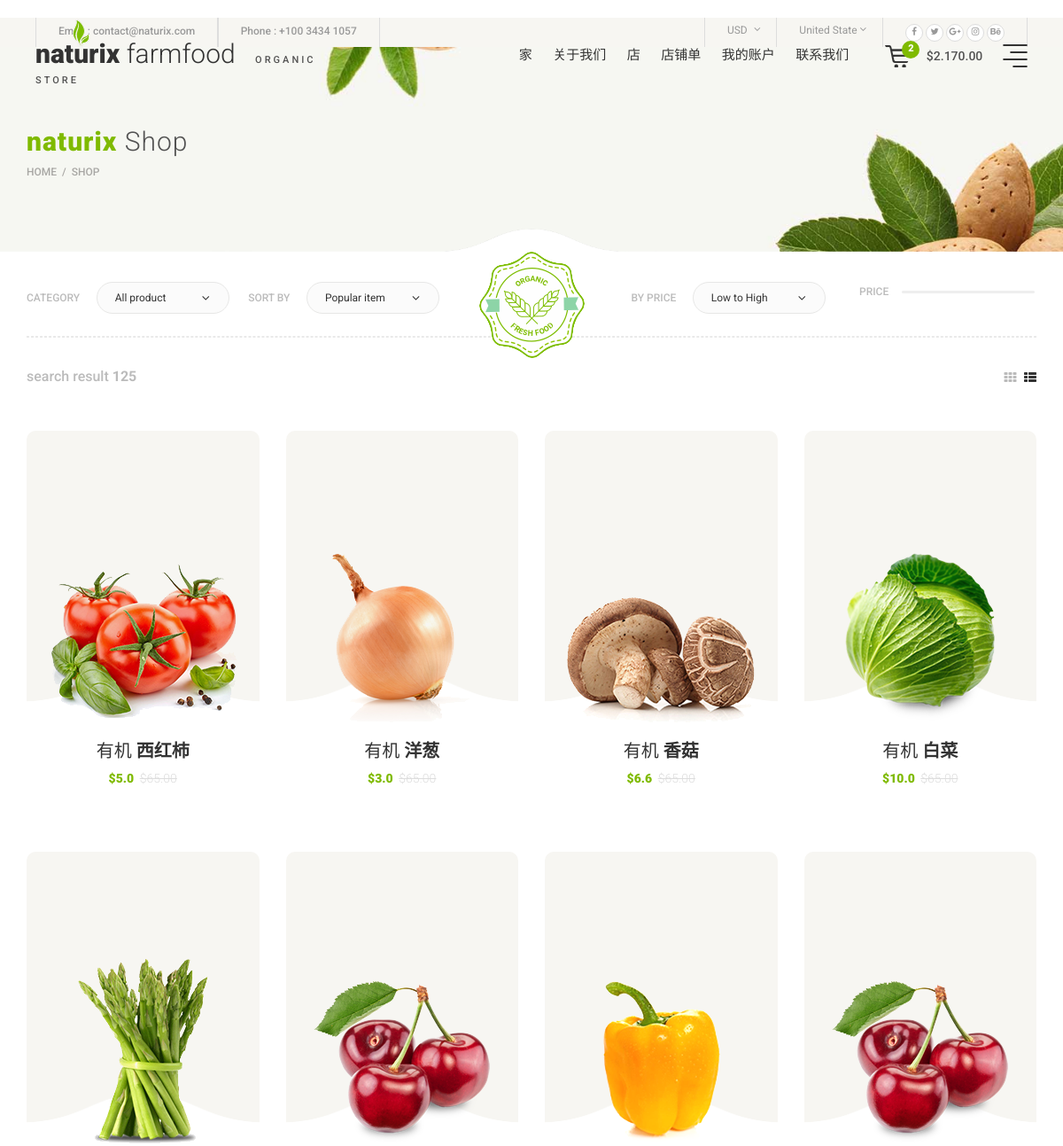
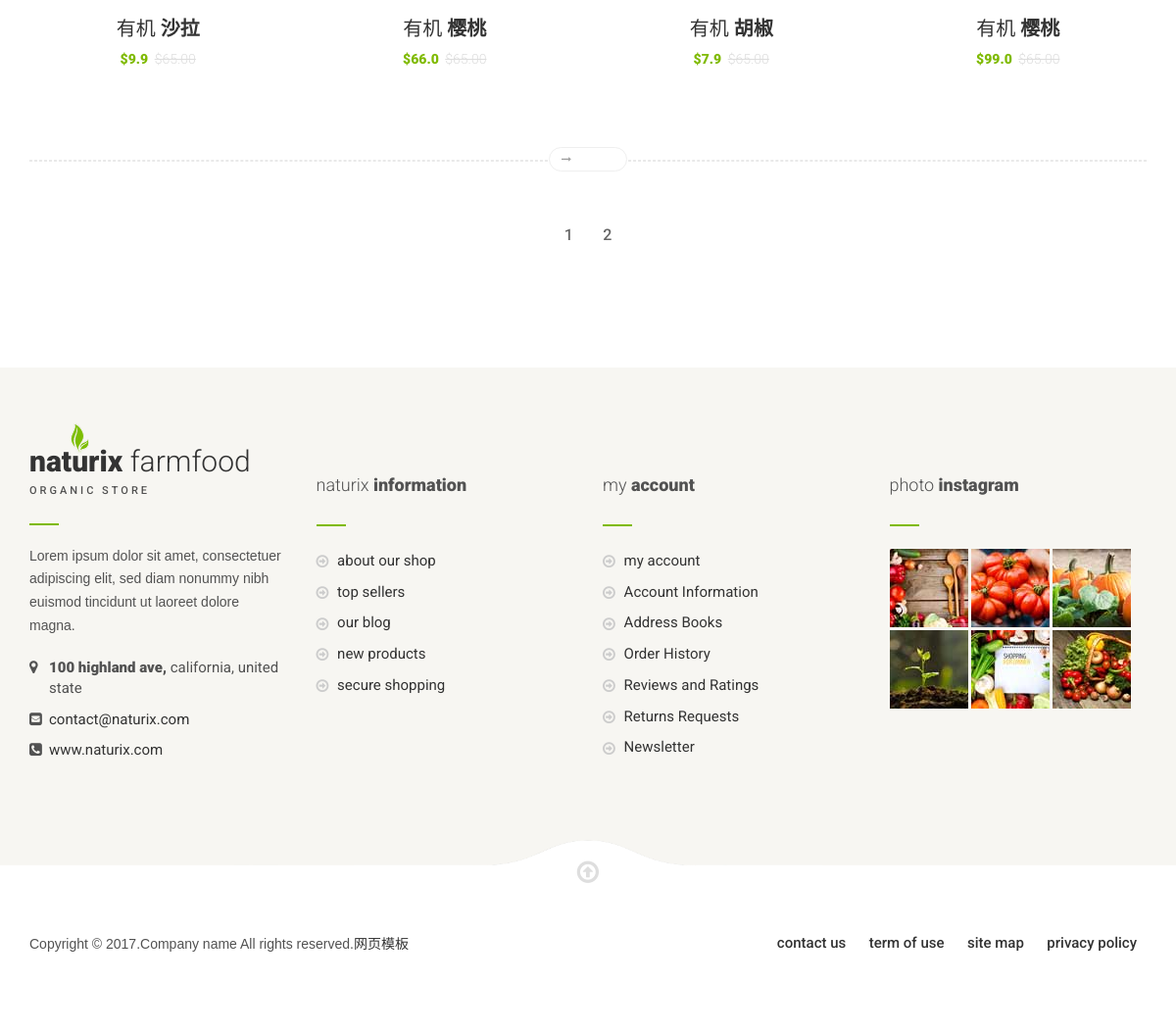
The app's page /shop/ with its own data (2 pictures, top to bottom).
### apps/shop/models.py (models this page shows, shortened)
class Goods(models.Model):
    name = models.CharField(max_length=20, verbose_name="商品名")
    img = models.ImageField(upload_to='img',verbose_name="商品图片")
    price = models.FloatField(verbose_name="价格")
    describe = models.CharField(max_length=100, verbose_name="描述")
    category = models.ForeignKey(Category, on_delete=models.CASCADE, verbose_name="分类")
    tags = models.ManyToManyField(Tag)

### apps/shop/views.py (the view)
# urls.py: url(r'^shop/$', views.shop, name='shop'),
def shop(request):
    goods = Goods.objects.all()
    paginator = Paginator(goods, 8)
    paginators = Paginator(goods, 6)
    num = request.GET.get("pagenum", 1)
    page = paginator.get_page(num)
    pages = paginators.get_page(num)
    return render(request, 'shop.html', locals())

### templates/shop.html (shortened to what this page needs)
﻿{% extends 'base.html' %}
{% block header %}
<div class="header-topbar">
    <div class="container-fluid">
        <div class="left">
            <ul class="top-nav">
                <li>
                    <span>Email : </span> <a href="#">contact@naturix.com </a>
                </li>
                <li> Phone : +100 3434 1057</li>
            </ul>
        </div>
        <div class="right">
            <ul class="top-nav">
                <li>
                    <form action="#" class="currency">
                        <div class="search-selectpicker selectpicker-wrapper">
                            <select class="selectpicker input-price" data-width="100%"
                                    data-toggle="tooltip">
                                <option>USD</option>
                            </select>
                        </div>
                    </form>
                </li>
                <li>
                    <form action="#" class="currency">
                        <div class="search-selectpicker selectpicker-wrapper">
                            <select class="selectpicker input-price" data-width="100%"
                                    data-toggle="tooltip">
                                <option>United State</option>
                            </select>
                        </div>
                    </form>
                </li>
                <li class="social-icon">
                    <a href="#" class="fa fa-facebook"></a>
                    <a href="#" class="fa fa-twitter"></a>
                    <a href="#" class="fa fa-google-plus"></a>
                    <a href="#" class="fa fa-instagram"></a>
                    <a href="#" class="fa fa-behance"></a>
                </li>
            </ul>
        </div>
    </div>
</div>
{% endblock %}
{% block main %}
<section class="breadcrumb-bg">
    <div class="theme-container container ">
        <div class="site-breadcumb white-clr">
            <h2 class="section-title"><strong class="clr-txt">naturix </strong> <span
                    class="light-font">Shop </span></h2>
            <ol class="breadcrumb breadcrumb-menubar">
                <li><a href="#"> Home </a> SHOP</li>
            </ol>
        </div>
    </div>
</section>
<section class="shop-wrap sec-space-bottom">
    <div class="pattern">
        <img alt="" src="/static/assets/img/icons/white-pattern.png">
    </div>
    <div class="container rel-div">
        <div class="row sort-bar">
            <div class="icon"><img alt="" src="/static/assets/img/logo/logo-2.png"/></div>
            <div class="col-lg-6">
                <div class="sort-dropdown left">
                    <span>CATEGORY</span>
                    <div class="search-selectpicker selectpicker-wrapper">
                        <select class="selectpicker input-price" data-width="100%"
                                data-toggle="tooltip">
                            <option>All product</option>
                        </select>
                    </div>
                </div>
                <div class="sort-dropdown">
                    <span>SORT BY</span>
                    <div class="search-selectpicker selectpicker-wrapper">
                        <select class="selectpicker input-price" data-width="100%"
                                data-toggle="tooltip">
                            <option>Popular item</option>
                        </select>
                    </div>
                </div>
            </div>
            <div class="col-lg-5 right">
                <div class="sort-dropdown">
                    <span>BY PRICE</span>
                    <div class="search-selectpicker selectpicker-wrapper">
                        <select class="selectpicker input-price" data-width="100%"
                                data-toggle="tooltip">
                            <option> Low to High</option>
                        </select>
                    </div>
                </div>
                <div class="sort-range">
                    <span>PRICE</span>
                    <div id="price-range"></div>
                </div>
            </div>
        </div>
        <div class="result-bar block-inline">
            <h4 class="result-txt">search result <b> 125 </b></h4>
            <ul class="view-tabs">
                <li class="active">
                    <a href="#grid-view" data-toggle="tab">
                        <i class="fa fa-th"></i>
                    </a>
                </li>
                <li class="">
                    <a href="#list-view" data-toggle="tab">
                        <i class="fa fa-th-list"></i>
                    </a>
                </li>
            </ul>
        </div>
        <div class="tab-content shop-content">
            <div id="grid-view" class="tab-pane fade active in" role="tabpanel">
                <div class="row">
                    {% for g in page.object_list %}
                    <div class="col-lg-3 col-md-4 col-sm-6">
                        <div class="product-box">
                            <div class="product-media">
                                <img class="prod-img" alt="" src="/media/{{g.img}}"/>
                            </div>
                            <div class="product-caption">
                                <h3 class="product-title">
                                    <a href="#"> <span class="light-font"> 有机 </span> <strong>{{g.name}}</strong></a>
                                </h3>
                                <div class="price">
                                    <strong class="clr-txt">${{g.price}} </strong>
                                    <del class="light-font">$65.00</del>
                                </div>
                            </div>
                        </div>
                    </div>
                    {% endfor %}
                </div>
                <div class="rel-div pt-50">
                    <div class="nav-page">
                        {% if page.has_next %}
                        <a href="?pagenum={{page.next_page_number}}" class="fa fa-long-arrow-right right"></a>
                        {% endif %}
                    </div>
                </div>
                <div class="pagination-wrap">
                    <ul class="pagintn">
                        {% for pn in page.paginator.page_range %}
                        {% if pn == page.number %}
                        <li class="current"><a href="?pagenum={{pn}}">{{pn}}</a></li>
                        {% else %}
                        <li><a href="?pagenum={{pn}}">{{pn}}</a></li>
                        {% endif %}
                        {% endfor %}
                    </ul>
                </div>
            </div>
        </div>
    </div>
</section>
{% endblock %}

### templates/base.html (shortened to what this page needs)
<!DOCTYPE html>
<html lang="en">
<head>
    <link href="/static/assets/css/plugin/font-awesome.min.css" rel="stylesheet" type="text/css">
    <link href="/static/assets/css/plugin/bootstrap.min.css" rel="stylesheet" type="text/css">
    <link href="/static/assets/css/plugin/bootstrap-select.min.css" rel="stylesheet" type="text/css">
    <link href="/static/assets/css/plugin/owl.carousel.css" rel="stylesheet" type="text/css">
    <link href="/static/assets/css/plugin/animate.css" rel="stylesheet" type="text/css">
    <link href="/static/assets/css/plugin/subscribe-better.css" rel="stylesheet" type="text/css">
    <link href="/static/assets/css/style.css" rel="stylesheet" type="text/css">
</head>
<body id="home" class="wide">
<main class="wrapper home-wrap">
    {% block header %}
    {% endblock %}
    <header class="main-header">
        <div class="container-fluid rel-div">
            <div class="col-lg-4 col-sm-8">
                <div class="main-logo">
                    <a href="index.html"> <strong>naturix <img src="/static/assets/img/icons/logo-icon.png" alt=""/>
                    </strong> <span class="light-font">farmfood</span> </a>
                    <span class="medium-font">ORGANIC STORE</span>
                </div>
            </div>
            <div class="col-lg-6 responsive-menu">
                <nav class="fix-navbar" id="primary-navigation">
                    <ul class="primary-navbar">
                        <li><a href="{% url 'shop:index'  %}"> 家</a></li>
                        <li><a href="{% url 'shop:about'  %}">关于我们</a></li>
                        <li><a href="{% url 'shop:shop'  %}"> 店</a></li>
                        <li><a href="{% url 'shop:shopsingle' %}"> 店铺单 </a></li>
                        <li><a href="{% url 'shop:account'  %}"> 我的账户 </a></li>
                        <li><a href="{% url 'shop:contact'  %}">联系我们</a></li>
                    </ul>
                </nav>
            </div>
            <div class="col-lg-2 col-sm-4 cart-megamenu">
                <div class="cart-hover">
                    <a href="#"> <img alt="" src="/static/assets/img/icons/cart-icon.png"/> </a>
                    <span class="cnt crl-bg">2</span> <span class="price">$2.170.00</span>
                </div>
                <div class="mega-submenu">
                            <span class="nav-trigger">
                                <a class="menu-toggle" href="#"> <img src="/static/assets/img/icons/menu.png" alt=""/> </a>
                            </span>
                </div>
            </div>
        </div>
    </header>
{% block main %}
{% endblock %}
    <footer class="page-footer">
        <section class="sec-space light-bg">
            <div class="container">
                <div class="row">
                    <div class="col-md-3 col-sm-12 footer-widget">
                        <div class="main-logo">
                            <a href="index.html"> <strong>naturix <img src="/static/assets/img/icons/logo-icon.png" alt=""/>
                            </strong> <span class="light-font">farmfood</span> </a>
                            <span class="medium-font">ORGANIC STORE</span>
                        </div>
                        <span class="divider-2"></span>
                        <div class="text-widget">
                            <p>Lorem ipsum dolor sit amet, consectetuer adipiscing elit, sed diam nonummy nibh euismod
                                tincidunt ut laoreet dolore magna.</p>
                            <ul>
                                <li><i class="fa fa-map-marker"></i> <span> <strong>100 highland ave,</strong> california, united state </span>
                                </li>
                                <li><i class="fa fa-envelope-square"></i> <span><a
                                        href="#">contact@naturix.com</a> </span></li>
                                <li><i class="fa fa-phone-square"></i> <span><a href="#">www.naturix.com</a> </span>
                                </li>
                            </ul>
                        </div>
                    </div>
                    <div class="col-md-3 col-sm-4 footer-widget">
                        <h2 class="title-1"><span class="light-font">naturix  </span> <strong>information </strong></h2>
                        <span class="divider-2"></span>
                        <ul class="list">
                            <li><a href="#"> about our shop </a></li>
                            <li><a href="#"> top sellers </a></li>
                            <li><a href="#"> our blog </a></li>
                            <li><a href="#"> new products </a></li>
                            <li><a href="#"> secure shopping </a></li>
                        </ul>
                    </div>
                    <div class="col-md-3 col-sm-4 footer-widget">
                        <h2 class="title-1"><span class="light-font">my  </span> <strong>account </strong></h2>
                        <span class="divider-2"></span>
                        <ul class="list">
                            <li><a href="my-account.html"> my account </a></li>
                            <li><a href="account-information.html"> Account Information </a></li>
                            <li><a href="address-book.html"> Address Books</a></li>
                            <li><a href="order-history.html"> Order History</a></li>
                            <li><a href="review-rating.html"> Reviews and Ratings</a></li>
                            <li><a href="return.html"> Returns Requests</a></li>
                            <li><a href="newsletter.html"> Newsletter</a></li>
                        </ul>
                    </div>
                    <div class="col-md-3 col-sm-4 footer-widget">
                        <h2 class="title-1"><span class="light-font">photo  </span> <strong>instagram </strong></h2>
                        <span class="divider-2"></span>
                        <ul class="instagram-widget">
                            <li><a href="#"> <img src="/static/assets/img/extra/80x80-1.jpg" alt=""/> </a></li>
                            <li><a href="#"> <img src="/static/assets/img/extra/80x80-2.jpg" alt=""/> </a></li>
                            <li><a href="#"> <img src="/static/assets/img/extra/80x80-3.jpg" alt=""/> </a></li>
                            <li><a href="#"> <img src="/static/assets/img/extra/80x80-4.jpg" alt=""/> </a></li>
                            <li><a href="#"> <img src="/static/assets/img/extra/80x80-5.jpg" alt=""/> </a></li>
                            <li><a href="#"> <img src="/static/assets/img/extra/80x80-6.jpg" alt=""/> </a></li>
                        </ul>
                    </div>
                </div>
            </div>
        </section>
        <section class="footer-bottom">
            <div class="pattern">
                <img alt="" src="/static/assets/img/icons/white-pattern.png">
            </div>
            <div id="to-top" class="to-top"><i class="fa fa-arrow-circle-o-up"></i></div>
            <div class="container ptb-50">
                <div class="row">
                    <div class="col-md-6 col-sm-5">
                        <p>Copyright &copy; 2017.Company name All rights reserved.<a target="_blank"
                                                                                     href="http://sc.naturix.com/moban/">&#x7F51;&#x9875;&#x6A21;&#x677F;</a>
                        </p>
                    </div>
                    <div class="col-md-6 col-sm-7">
                        <ul class="primary-navbar footer-menu">
                            <li><a href="#">contact us </a></li>
                            <li><a href="#">term of use </a></li>
                            <li><a href="#">site map </a></li>
                            <li><a href="#">privacy policy</a></li>
                        </ul>
                    </div>
                </div>
            </div>
        </section>
    </footer>
</main>
</body>
</html>

### records on screen
Goods: img (picture), name "西红柿", price "5.0"
Goods: img (picture), name "洋葱", price "3.0"
Goods: img (picture), name "香菇", price "6.6"
Goods: img (picture), name "白菜", price "10.0"
Goods: img (picture), name "沙拉", price "9.9"
Goods: img (picture), name "樱桃", price "66.0"
Goods: img (picture), name "胡椒", price "7.9"
Goods: img (picture), name "樱桃", price "99.0"

### other values on screen
{{ pn }} "1"
{{ pn }} "2"
